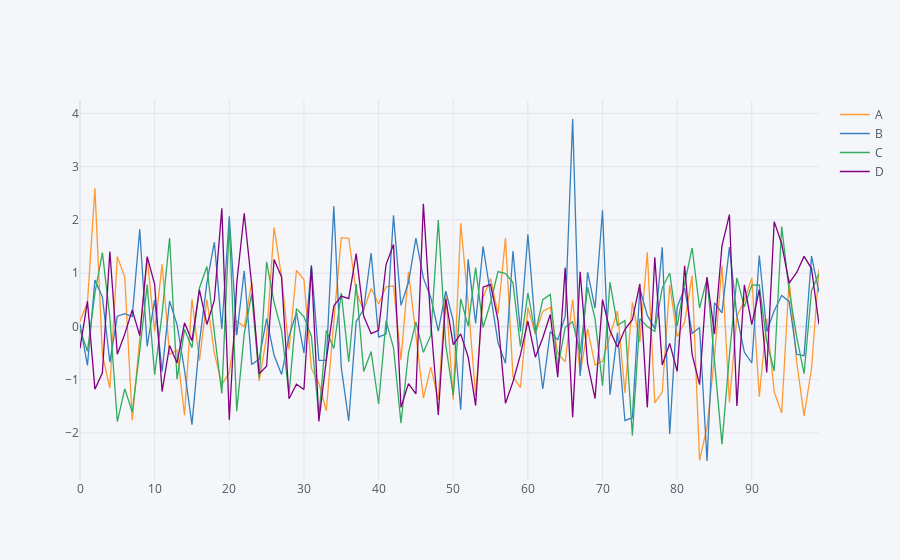

Notebook source saved alongside this figure:
### Code cell
df1.iplot() # this one is more interactive.
